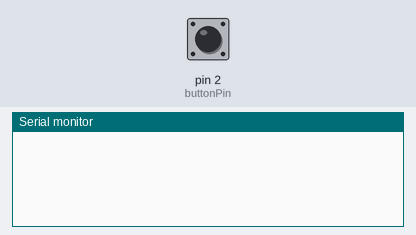
Bench run of a sketch on a simulated Arduino Uno, built with avr-gcc and run on an emulated ATmega328P. Parts: the last lines printed to the serial monitor. Inputs (shaded band) come from the test bench; at power-on: pin 2 (buttonPin) LOW.

Above: at 1.2 s.
1.3 s: pin 2 (buttonPin) pulled HIGH for 0.15 s
At 1.44 s:
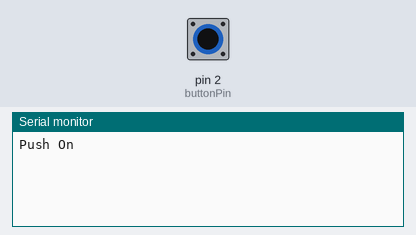
At 2.4 s:
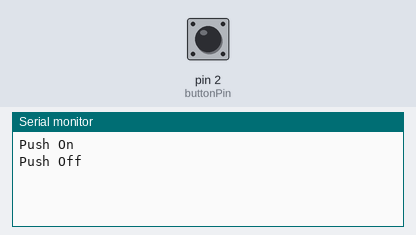

Measured:
- after the input at 1.3 s, the serial monitor: prints a new line at once (image 1)

The sketch:

ch06_2.ino
```cpp
int buttonPin = 2;
boolean state = LOW;
boolean previousState = LOW;

void setup() {
  pinMode(buttonPin, INPUT);
  Serial.begin(9600);
}

void loop() {
  previousState = state;
  state = digitalRead(buttonPin);
  if (previousState == LOW && state == HIGH) {
    Serial.println("Push On");
  } else if (previousState == HIGH && state == LOW) {
    Serial.println("Push Off");
  }
  delay(20);
}
```
